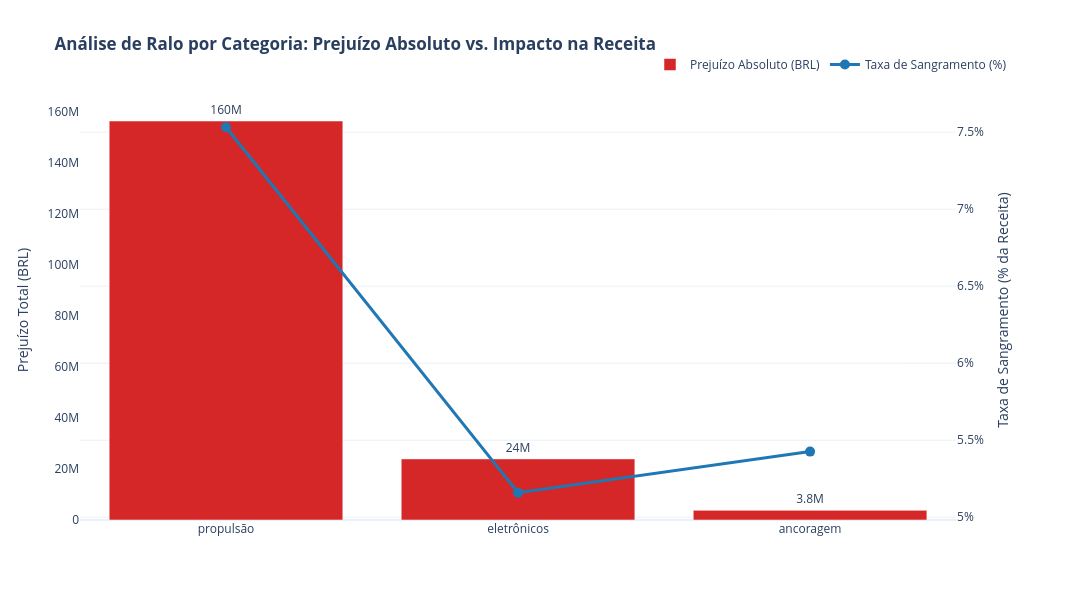

Write notebook code for a chart like this one.
### Code cell
import plotly.graph_objects as go
from plotly.subplots import make_subplots

df_category = df_report.groupby('actual_category').agg(
    total_revenue=('total_revenue', 'sum'),
    total_loss=('total_loss', 'sum')
).reset_index()

df_category['drain_rate_pct'] = (df_category['total_loss'] / df_category['total_revenue']) * 100

df_category = df_category[df_category['total_loss'] > 0].sort_values(by='total_loss', ascending=False)

fig = make_subplots(specs=[[{"secondary_y": True}]])

fig.add_trace(
    go.Bar(
        x=df_category['actual_category'],
        y=df_category['total_loss'],
        name="Prejuízo Absoluto (BRL)",
        marker_color='#d62728', 
        text=df_category['total_loss'],
        texttemplate='%{text:.2s}',
        textposition='outside'
    ),
    secondary_y=False,
)

fig.add_trace(
    go.Scatter(
        x=df_category['actual_category'],
        y=df_category['drain_rate_pct'],
        name="Taxa de Sangramento (%)",
        mode='lines+markers',
        line=dict(color='#1f77b4', width=3),
        marker=dict(size=10)
    ),
    secondary_y=True,
)

fig.update_layout(
    title='<b>Análise de Ralo por Categoria: Prejuízo Absoluto vs. Impacto na Receita</b>',
    width=1200,
    height=600,
    template='plotly_white',
    hovermode='x unified',
    legend=dict(orientation="h", yanchor="bottom", y=1.05, xanchor="right", x=1),
    margin=dict(t=100)
)

fig.update_yaxes(title_text="Prejuízo Total (BRL)", secondary_y=False, showgrid=False)
fig.update_yaxes(title_text="Taxa de Sangramento (% da Receita)", secondary_y=True, showgrid=True, ticksuffix="%")

fig.show()

### Figure 1 — Plotly figure (JSON) as saved in the notebook; plotly's stock layout.template omitted (floating-point values rounded to 4 significant figures)
{"data": [{"marker": {"color": "#d62728"}, "name": "Prejuízo Absoluto (BRL)", "text": [156400000.0, 23950000.0, 3789000.0], "textposition": "outside", "texttemplate": "%{text:.2s}", "type": "bar", "x": ["propulsão", "eletrônicos", "ancoragem"], "xaxis": "x", "y": [156400000.0, 23950000.0, 3789000.0], "yaxis": "y"}, {"line": {"color": "#1f77b4", "width": 3}, "marker": {"size": 10}, "mode": "lines+markers", "name": "Taxa de Sangramento (%)", "type": "scatter", "x": ["propulsão", "eletrônicos", "ancoragem"], "xaxis": "x", "y": [7.532, 5.159, 5.426], "yaxis": "y2"}], "layout": {"height": 600, "hovermode": "x unified", "legend": {"orientation": "h", "x": 1, "xanchor": "right", "y": 1.05, "yanchor": "bottom"}, "margin": {"t": 100}, "title": {"text": "<b>Análise de Ralo por Categoria: Prejuízo Absoluto vs. Impacto na Receita</b>"}, "width": 1200, "xaxis": {"anchor": "y", "domain": [0, 0.94]}, "yaxis": {"anchor": "x", "domain": [0, 1], "showgrid": false, "title": {"text": "Prejuízo Total (BRL)"}}, "yaxis2": {"anchor": "x", "overlaying": "y", "showgrid": true, "side": "right", "ticksuffix": "%", "title": {"text": "Taxa de Sangramento (% da Receita)"}}}}
